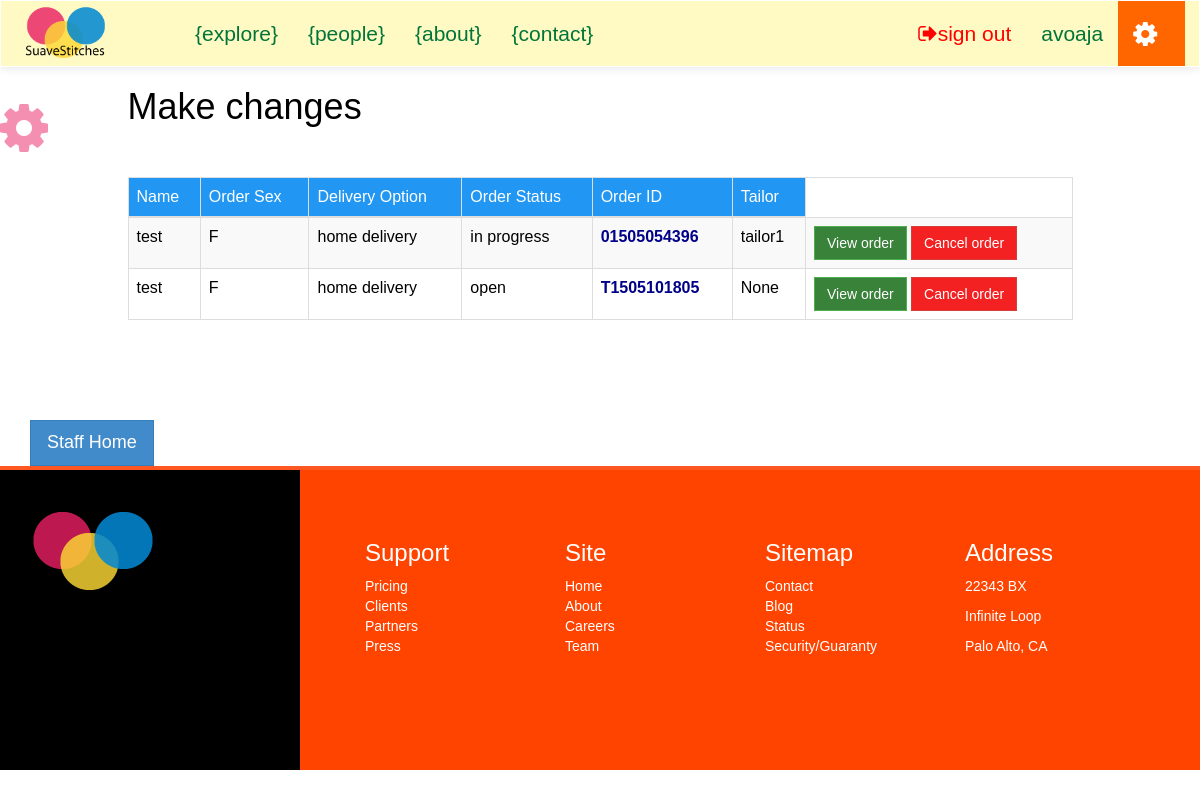
Page /suave/staff/Order/List (signed in) on the committed database.
### suave/models.py (models this page shows)
class Order(models.Model):
	client = models.ForeignKey(Client, null=True)
	sizetable = models.ForeignKey(SizeTable, null=True)
	tailor = models.ForeignKey(Tailor, null=True)
	fabric = models.CharField(max_length=50, null=True)
	style = models.CharField(max_length=100, null=True)
	main_order_id = models.CharField(max_length=15, null=True)
	details = models.CharField(max_length=250, null=True) #*
	delivery_option = models.CharField(max_length=100, null=True)
	service_option = models.CharField(max_length=100, null=True)
	sex = models.CharField(max_length=2, default=' ')
	status = models.CharField(max_length=20, default='OPEN') #*
	cost = models.IntegerField(default=0000)
	date = models.DateField(auto_now_add=True)
	soft_delete = models.BooleanField(default=False)

class Client(models.Model):
	FEMALE = 'F'
	MALE = 'M'
	SEX_CHOICE = (
		(FEMALE, 'F'),
		(MALE, 'M'),
	)
	user = models.OneToOneField(User)
	address = models.CharField(max_length=200, null=True)
	preference = models.CharField(max_length=40)
	sex = models.CharField(max_length=2, choices=SEX_CHOICE, default=" ")
	def __str__(self):
		return self.user.username

class Tailor(models.Model):
	user = models.OneToOneField(User)
	rate = models.IntegerField(default=0)
	phone_number = models.IntegerField(default=0)
	address = address = models.CharField(max_length=300, null=True)
	specialty = models.CharField(max_length=300, null=True)
	approved = models.BooleanField(default=False)
	def __str__(self):
		return self.user.username

### staff/views.py (the view)
@login_required
def order_list(request):
	context = {}
	context['orders'] = Order.objects.filter(soft_delete=False)
	return render(request, 'i/staff/order_list.html', context)

### templates/i/staff/order_list.html (shortened to what this page needs)
{% extends "i/layout/staff_base.html" %}
{% block main_section %}
	<div class="container">
		<div class="row">
			<div class="col-lg-10 col-lg-offset-1">
				<h1>Make changes</h1>
				<br><br>
				{% if orders %}
				<table class="table table-striped table-hover table-bordered">
					<thead>
						<tr style="background:#2196F3;color:#fff">
							<td>Name</td>
							<td>Order Sex</td>
							<td>Delivery Option</td>
							<td>Order Status</td>
							<td>Order ID</td>
							<td>Tailor</td>
						</tr>
					</thead>
					<tbody>
						{% for order in orders %}
						<tr>
							<td>{{ order.client }}</td>
							<td>{{ order.sex }}</td>
							<td>{{ order.delivery_option|lower }}</td>
							<td>{{ order.status|lower }}</td>
							<td style="color:#008;font-weight:bold">{{ order.main_order_id }}</td>
							<td>{{ order.tailor }}</td>
							<td>
								<a href="{% url 'staff:order_details' order.main_order_id %}" class="btn btn-success">View order</a>
								<a href="" class="btn btn-danger">Cancel order</a>
							</td>
						</tr>
						{% endfor %}
					</tbody>
				</table>
				{% endif %}
			</div>
		</div>
	</div>
	<br><br><br><br>
{% endblock %}

### templates/i/layout/staff_base.html (shortened to what this page needs)
<html>
	<head>
		{% load staticfiles %}
		<link rel="stylesheet" type="text/css" href="{% static 'css/style.css' %}">
		<link rel="stylesheet" type="text/css" href="{% static 'fonts/font-awesome/css/font-awesome.min.css' %}">
	</head>
	{% if tailorPage %}
	<body class="tailorPage-color">
	{% else %}
	<body>
	{% endif %}
	{% if user.is_staff %}
		<nav class="navbar navbar-default" role="navigation" style="background:#FFF9C4">
	{% else %}
		<nav class="navbar navbar-default" role="navigation">
	{% endif %}
			<div class="container">
				<div class="row">
					<div class="navbar-header">
						<div id="header">
							<a class="navbar-brand" href="/suave">
								<img src="{% static 'img/my_logo_1.png' %}">
							</a>
						</div>
					</div>
					<div class="collapse navbar-collapse navbar-ex1-collapse">
						<ul class="nav navbar-nav navbar-left">
							<li class=""><a href style="background:#">{explore}</a></li>
							<li class=""><a href="{% url 'suave:tailorHome' %}">{people}</a></li>
							<li class=""><a >{about}</a></li>
							<li class=""><a >{contact}</a></li>
						</ul>
						<ul class="nav navbar-nav navbar-right">
							{% if user.is_authenticated and user.is_staff %}
							<li><a href="{% url 'suave:signout' %}" style="color:#f00"><span class="fa fa-sign-out"></span>sign out</a></li>
							<li><a class="">{{user}}</a></li>
							{% else %}
							<li><a role="button" class="" data-toggle="modal" data-target=".bs-example-modal-sm">sign in {deprecate}</a></li>
							{% endif %}
							<li><a style="background:#f60;color:#fff"><span class="fa fa-cog fa-lg fa-spin">&nbsp;</span>&nbsp;</a></li>
						</ul>
					</div>
				</div>
			</div>
		</nav>
		<div class="container">
			<div class="row">
					{% block main_section %}
					{% endblock %}
			</div>
			{% if user.is_authenticated %}
				<a href="{% url 'staff:index' %}" class="btn btn-primary btn-lg">Staff Home</a><br>
			{% endif %}
		</div>
		<div class="footer">
			<div class="col-lg-3 footer-left">
			<br><br>
				<img src="{% static 'img/my_logo.png' %}">
			</div>
			<div class="col-lg-9 footer-right">
				<ul class="col-sm-3">
					<li><h3>Support</h3></li>
					<li>Pricing</li>
					<li>Clients</li>
					<li>Partners</li>
					<li>Press</li>
				</ul>
				<ul class="col-sm-3">
					<li><h3>Site</h3></li>
					<li>Home</li>
					<li>About</li>
					<li>Careers</li>
					<li>Team</li>
				</ul>
				<ul class="col-sm-3">
					<li><h3>Sitemap</h3></li>
					<li>Contact</li>
					<li>Blog</li>
					<li>Status</li>
					<li>Security/Guaranty</li>
				</ul>
				<div class="col-sm-3">
					<h3>Address</h3>
					<p>22343 BX</p>
					<p>Infinite Loop</p>
					<p>Palo Alto, CA</p>
				</div>
			</div>
		</div>
		<div class="watermark">
			<p><span class="fa fa-cog fa-spin"></span></p>
		</div>
	</body>
</html>

### static/css/style.css (style rules this page uses)
a { text-decoration: none; }
#header img { width: 65%; }
.navbar { background-repeat: no-repeat; border-bottom: 1px solid #178ACC; box-shadow: 0px 1px 10px rgba(0, 0, 0, 0.1); border-radius: 0px; margin-bottom: 0px; }
.navbar-default { background: #fff; border-color: #fff; }
.navbar-default .navbar-brand, .navbar-default .navbar-brand:hover, .navbar-default .navbar-brand:focus, .navbar-default .navbar-nav > li > a { color: #007538; font-size: 1.5em; }
.navbar-default .navbar-nav > li > a { line-height: 35px; }
.footer { min-height: 300px; background: #f2f2f2; border-top: 4px #FF5722 solid; }
.footer-left { min-height: 300px; background: #1565C0; background: #000; }
.footer-right { padding: 50px; background: #FF5722; background: #f40; color: #fff; min-height: 300px; }
.footer-right li { list-style: none; }
img { max-width: 100%; }
.watermark { position: fixed; height: 100%; width: 100%; top: 0; left: 0; z-index: -1; color: white; padding-top: 100px; }
.watermark p { color: #0b5; color: #F48FB1; width: 50%; font-size: 4em; }
#header { margin: -10px auto auto auto; }
*:not(span) { -webkit-border-radius: 0 !important; -moz-border-radius: 0 !important; -ms-border-radius: 0 !important; border-radius: 0 !important; }
body { color: #000; font-family: weblysleek, arial; }

### rows in the picture
Order: client "test", sex "F", delivery_option "home delivery", status "in progress", main_order_id "01505054396", tailor "tailor1"
Order: client "test", sex "F", delivery_option "home delivery", status "open", main_order_id "T1505101805", tailor "None"

### other values in the picture
{{ user }} "avoaja"
